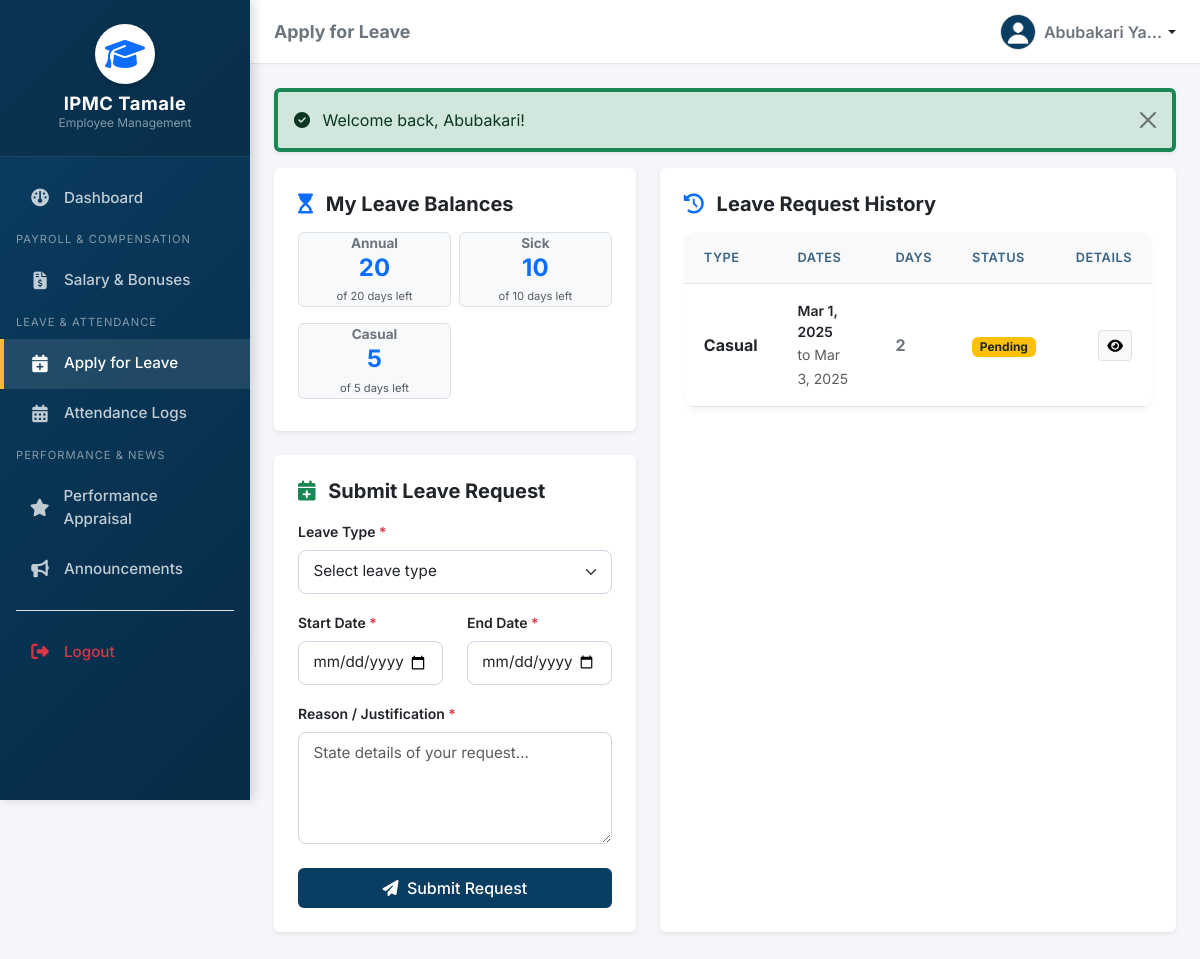
Page /leave-apply.php (signed in) on the committed database.
### tables this page shows
CREATE TABLE IF NOT EXISTS `leave_balances` (
    `id` INT AUTO_INCREMENT PRIMARY KEY,
    `employee_id` INT NOT NULL,
    `leave_type` ENUM('Annual', 'Sick', 'Casual', 'Maternity', 'Paternity', 'Study') NOT NULL,
    `allocated` INT NOT NULL DEFAULT 0,
    `used` INT NOT NULL DEFAULT 0,
    `created_at` TIMESTAMP DEFAULT CURRENT_TIMESTAMP,
    `updated_at` TIMESTAMP DEFAULT CURRENT_TIMESTAMP ON UPDATE CURRENT_TIMESTAMP,
    UNIQUE KEY `emp_leave_type` (`employee_id`, `leave_type`),
    FOREIGN KEY (`employee_id`) REFERENCES `employees` (`id`) ON DELETE CASCADE
);

CREATE TABLE IF NOT EXISTS `leaves` (
    `id` INT AUTO_INCREMENT PRIMARY KEY,
    `employee_id` INT NOT NULL,
    `leave_type` ENUM('Annual', 'Sick', 'Casual', 'Maternity', 'Paternity', 'Study') NOT NULL,
    `start_date` DATE NOT NULL,
    `end_date` DATE NOT NULL,
    `days_requested` INT NOT NULL,
    `reason` TEXT NOT NULL,
    `status` ENUM('Pending', 'Approved', 'Rejected') NOT NULL DEFAULT 'Pending',
    `action_by` INT DEFAULT NULL,  
    `action_date` DATE DEFAULT NULL,
    `comments` TEXT DEFAULT NULL,
    `created_at` TIMESTAMP DEFAULT CURRENT_TIMESTAMP,
    `updated_at` TIMESTAMP DEFAULT CURRENT_TIMESTAMP ON UPDATE CURRENT_TIMESTAMP,
    FOREIGN KEY (`employee_id`) REFERENCES `employees` (`id`) ON DELETE CASCADE,
    FOREIGN KEY (`action_by`) REFERENCES `employees` (`id`) ON DELETE SET NULL
);

### classes/Database.php (called while the page is built)
<?php
class Database {
    private static $host = 'localhost';
    private static $db_name = 'ipmc_ems';
    private static $username = 'ipmc_user';
    private static $password = 'ipmc_secure_pass123!';
    private static $conn = null;
    public static function connect() {
        if (self::$conn === null) {
            try {
                $dsn = "mysql:host=" . self::$host . ";dbname=" . self::$db_name . ";charset=utf8mb4";
                self::$conn = new PDO($dsn, self::$username, self::$password, [
                    PDO::ATTR_ERRMODE => PDO::ERRMODE_EXCEPTION,
                    PDO::ATTR_DEFAULT_FETCH_MODE => PDO::FETCH_ASSOC,
                    PDO::ATTR_EMULATE_PREPARES => false
                ]);
            } catch (PDOException $e) {
                die("Database Connection Error: " . $e->getMessage());
            }
        }
        return self::$conn;
    }
}

### classes/Leave.php (called while the page is built, shortened)
<?php
require_once __DIR__ . '/Database.php';
class Leave {
    private $db;
    public function __construct() {
        $this->db = Database::connect();
    }
    public function getBalances($employee_id) {
        $stmt = $this->db->prepare("SELECT * FROM leave_balances WHERE employee_id = :employee_id");
        $stmt->execute(['employee_id' => $employee_id]);
        return $stmt->fetchAll();
    }
    public function getAll($filters = []) {
        $query = "
            SELECT l.*, e.first_name, e.last_name, e.employee_id AS employee_code, d.name as department_name, e.photo
            FROM leaves l
            JOIN employees e ON l.employee_id = e.id
            LEFT JOIN departments d ON e.department_id = d.id
            WHERE 1=1
        ";
        $params = [];
        if (!empty($filters['employee_id'])) {
            $query .= " AND l.employee_id = :employee_id";
            $params['employee_id'] = $filters['employee_id'];
        }
        $query .= " ORDER BY l.created_at DESC";
        $stmt = $this->db->prepare($query);
        $stmt->execute($params);
        return $stmt->fetchAll();
    }
}
?>

### leave-apply.php (the view, shortened to what this page needs)
<?php
require_once __DIR__ . '/classes/Leave.php';
$leaveModel = new Leave();
$user_id = $_SESSION['user_id'];
$balances = $leaveModel->getBalances($user_id);
$history = $leaveModel->getAll(['employee_id' => $user_id]);
include_once __DIR__ . '/includes/header.php';
?>
<div class="row">
    <div class="col-12 col-lg-5 mb-4">
        <div class="card border-0 shadow-sm p-3 p-md-4 mb-4 bg-white">
            <h5 class="fw-bold mb-3 text-dark"><i class="fa-solid fa-hourglass-start text-primary me-2"></i> My Leave Balances</h5>
            <div class="row g-2">
                <?php if (empty($balances)): ?>
                    <p class="text-muted small">No allocations yet.</p>
                <?php else: ?>
                    <?php foreach ($balances as $bal): ?>
                        <div class="col-6 mb-2">
                            <div class="p-2.5 border rounded bg-light text-center">
                                <span class="fw-bold text-secondary d-block" style="font-size: 0.85rem;"><?php echo htmlspecialchars($bal['leave_type']); ?></span>
                                <h4 class="fw-bold text-primary m-0"><?php echo ($bal['allocated'] - $bal['used']); ?></h4>
                                <small class="text-muted" style="font-size: 0.7rem;">of <?php echo $bal['allocated']; ?> days left</small>
                            </div>
                        </div>
                    <?php endforeach; ?>
                <?php endif; ?>
            </div>
        </div>
        <div class="card border-0 shadow-sm p-3 p-md-4 bg-white">
            <h5 class="fw-bold mb-3 text-dark"><i class="fa-solid fa-calendar-plus text-success me-2"></i> Submit Leave Request</h5>
            <form method="POST" action="leave-apply.php">
                <div class="mb-3">
                    <label class="form-label fw-semibold small">Leave Type <span class="text-danger">*</span></label>
                    <select class="form-select" name="leave_type" required>
                        <option value="">Select leave type</option>
                    </select>
                </div>
                <div class="row mb-3">
                    <div class="col-6">
                        <label class="form-label fw-semibold small">Start Date <span class="text-danger">*</span></label>
                        <input type="date" class="form-control" name="start_date" required min="<?php echo date('Y-m-d'); ?>">
                    </div>
                    <div class="col-6">
                        <label class="form-label fw-semibold small">End Date <span class="text-danger">*</span></label>
                        <input type="date" class="form-control" name="end_date" required min="<?php echo date('Y-m-d'); ?>">
                    </div>
                </div>
                <div class="mb-4">
                    <label class="form-label fw-semibold small">Reason / Justification <span class="text-danger">*</span></label>
                    <textarea class="form-control" name="reason" rows="4" required placeholder="State details of your request..."></textarea>
                </div>
                <div class="d-grid">
                    <button type="submit" class="btn btn-ipmc"><i class="fa-solid fa-paper-plane me-1"></i> Submit Request</button>
                </div>
            </form>
        </div>
    </div>
    <div class="col-12 col-lg-7 mb-4">
        <div class="card border-0 shadow-sm p-3 p-md-4 bg-white h-100">
            <h5 class="fw-bold mb-3 text-dark"><i class="fa-solid fa-clock-rotate-left text-primary me-2"></i> Leave Request History</h5>
            <?php if (empty($history)): ?>
                <div class="text-center py-5 text-muted">
                    <i class="fa-solid fa-calendar-xmark mb-2" style="font-size: 3rem;"></i>
                    <p class="mb-0">No leave requests logged yet.</p>
                </div>
            <?php else: ?>
                <div class="table-responsive border-0">
                    <table class="table table-hover align-middle">
                        <thead>
                            <tr>
                                <th>Type</th>
                                <th>Dates</th>
                                <th>Days</th>
                                <th>Status</th>
                                <th class="text-end">Details</th>
                            </tr>
                        </thead>
                        <tbody>
                            <?php foreach ($history as $req): ?>
                                <?php
                                $badge_class = 'bg-warning text-dark';
                                ?>
                                <tr>
                                    <td><span class="fw-bold text-dark"><?php echo htmlspecialchars($req['leave_type']); ?></span></td>
                                    <td>
                                        <small class="fw-semibold text-dark d-block"><?php echo date('M j, Y', strtotime($req['start_date'])); ?></small>
                                        <small class="text-muted">to <?php echo date('M j, Y', strtotime($req['end_date'])); ?></small>
                                    </td>
                                    <td><span class="fw-bold text-secondary"><?php echo $req['days_requested']; ?></span></td>
                                    <td><span class="badge <?php echo $badge_class; ?> px-2.5 py-1.5"><?php echo $req['status']; ?></span></td>
                                    <td class="text-end">
                                        <button class="btn btn-sm btn-light border" data-bs-toggle="modal" data-bs-target="#leaveModal-<?php echo $req['id']; ?>">
                                            <i class="fa-solid fa-eye"></i>
                                        </button>
                                    </td>
                                </tr>
                            <?php endforeach; ?>
                        </tbody>
                    </table>
                </div>
            <?php endif; ?>
        </div>
    </div>
</div>
<?php include_once __DIR__ . '/includes/footer.php'; ?>

### css/style.css (style rules this page uses)
:root { --ipmc-primary: #0a3d62; --ipmc-secondary: #3c6382; --ipmc-accent: #f6b93b; --ipmc-dark: #1e272e; --ipmc-light: #f8f9fa; --ipmc-sidebar-width: 250px; --ipmc-transition: all 0.3s cubic-bezier(0.4, 0, 0.2, 1); }
body { font-family: 'Inter', system-ui, -apple-system, sans-serif; background-color: #f5f6fa; color: var(--ipmc-dark); min-height: 100vh; overflow-x: hidden; }
.table-responsive { border-radius: 12px; background-color: #fff; box-shadow: 0 4px 6px -1px rgba(0,0,0,0.05); border: 1px solid #e2e8f0; overflow-x: auto; -webkit-overflow-scrolling: touch; margin-bottom: 1rem; width: 100%; }
.table { margin: 0; width: 100%; }
.table th { background-color: var(--ipmc-light); color: var(--ipmc-secondary); font-weight: 600; text-transform: uppercase; font-size: 0.8rem; letter-spacing: 0.5px; padding: 1rem 1.25rem; border-bottom: 1px solid #e2e8f0; white-space: nowrap; }
.table td { padding: 1rem 1.25rem; vertical-align: middle; }
.btn-ipmc { background-color: var(--ipmc-primary); color: #fff; border: none; font-weight: 500; padding: 0.5rem 1.25rem; border-radius: 6px; transition: var(--ipmc-transition); }
.form-control, .form-select { border-radius: 8px; border: 1px solid #cbd5e1; padding: 0.6rem 0.9rem; font-size: 0.95rem; transition: border-color 0.2s ease, box-shadow 0.2s ease; width: 100%; }

### rows in the picture
leave_balances: leave_type "Annual", $bal['allocated']-$bal['used'] "20", allocated "20"
leave_balances: leave_type "Sick", $bal['allocated']-$bal['used'] "10", allocated "10"
leave_balances: leave_type "Casual", $bal['allocated']-$bal['used'] "5", allocated "5"
leaves: leave_type "Casual", start_date "Mar 1, 2025", end_date "Mar 3, 2025", days_requested "2", status "Pending"

### other values in the picture
$page_title "Apply for Leave"
$_SESSION['user_name'] "Abubakari Ya…"
$_SESSION['success_msg'] "Welcome back, Abubakari!"
